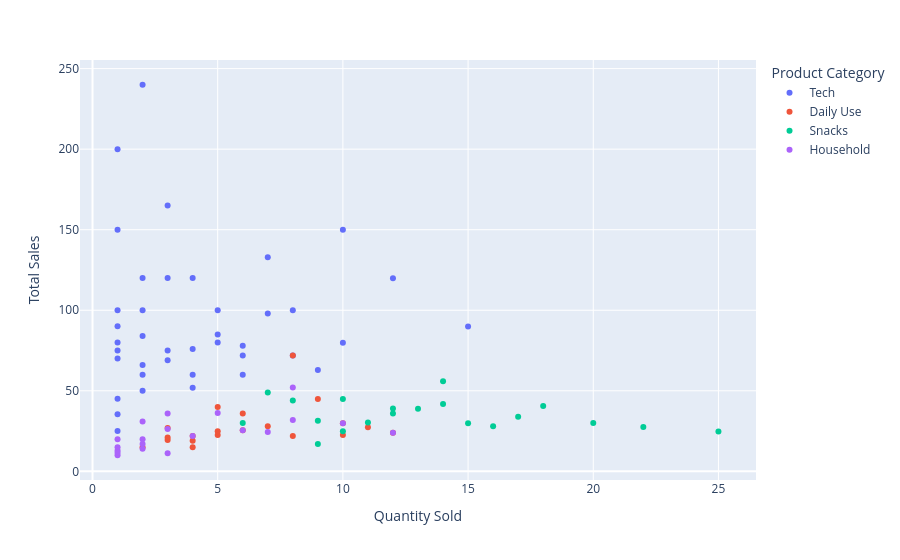

The cell this chart's notebook holds for it:
### Code cell
#plotly scatter plot for Revenue and quntity sold.
scatter_px= px.scatter(data_frame= df, x='Quantity Sold', y= 'Total Sales',
                       color='Product Category',
                       hover_data=['Price Per Unit','Shop Name'],
                       hover_name='Product Name')
scatter_px.show()

### Figure 1 — Plotly figure (JSON) as saved in the notebook; plotly's stock layout.template omitted (floating-point values rounded to 4 significant figures)
{"data": [{"customdata": [[25, "Urban Tech"], [8.99, "Metro Electronics"], [45, "Urban Tech"], [12.99, "Metro Electronics"], [35.5, "Urban Tech"], [14.99, "Metro Electronics"], [55, "Urban Tech"], [49.99, "Metro Electronics"], [9.99, "Urban Tech"], [89.99, "Metro Electronics"], [200.0, "Urban Tech"], [29.99, "Metro Electronics"], [42, "Urban Tech"], [75, "Metro Electronics"], [19.99, "Urban Tech"], [39.99, "Metro Electronics"], [5.99, "Urban Tech"], [9.99, "Metro Electronics"], [24.99, "Urban Tech"], [29.99, "Metro Electronics"], [150.0, "Urban Tech"], [11.99, "Metro Electronics"], [12.5, "Urban Tech"], [18.99, "Metro Electronics"], [7.99, "Urban Tech"], [15.99, "Metro Electronics"], [59.99, "Urban Tech"], [22.99, "Metro Electronics"], [18.99, "Urban Tech"], [12.99, "Metro Electronics"], [32.99, "Urban Tech"], [14.99, "Metro Electronics"], [6.99, "Urban Tech"], [69.99, "Metro Electronics"], [79.99, "Urban Tech"], [16.99, "Metro Electronics"], [24.99, "Urban Tech"], [13.99, "Metro Electronics"], [99.99, "Urban Tech"], [120.0, "Metro Electronics"]], "hovertemplate": "<b>%{hovertext}</b><br><br>Product Category=Tech<br>Quantity Sold=%{x}<br>Total Sales=%{y}<br>Price Per Unit=%{customdata[0]}<br>Shop Name=%{customdata[1]}<extra></extra>", "hovertext": ["Wireless Mouse", "USB Cable", "Bluetooth Headphones", "HDMI Cable", "Laptop Stand", "Phone Charger", "Keyboard", "Webcam", "Mouse Pad", "External Hard Drive", "Monitor", "Laptop Bag", "Wireless Keyboard", "Speaker System", "USB Hub", "Gaming Mouse", "Webcam Cover", "Screen Protector", "Laptop Cooler", "Power Bank", "Drawing Tablet", "Ethernet Cable", "Phone Holder", "Memory Card", "Cable Organizer", "Mouse", "Microphone", "Tablet Case", "LED Light Strip", "Stylus Pen", "Desk Lamp", "SD Card Reader", "Cable", "Router", "Monitor Arm", "Smart Watch Band", "Surge Protector", "Car Charger", "Docking Station", "Portable SSD"], "legendgroup": "Tech", "marker": {"color": "#636efa", "symbol": "circle"}, "mode": "markers", "name": "Tech", "orientation": "v", "showlegend": true, "type": "scatter", "x": [2, 8, 1, 4, 1, 10, 3, 2, 6, 1, 1, 2, 2, 1, 5, 3, 15, 12, 1, 4, 1, 6, 8, 7, 10, 5, 2, 3, 4, 6, 2, 4, 9, 1, 1, 5, 3, 7, 1, 2], "xaxis": "x", "y": [50.0, 71.92, 45.0, 51.96, 35.5, 149.9, 165.0, 99.98, 59.94, 89.99, 200.0, 59.98, 84.0, 75.0, 99.95, 120.0, 89.85, 119.9, 24.99, 120.0, 150.0, 71.94, 100.0, 132.9, 79.9, 79.95, 120.0, 68.97, 75.96, 77.94, 65.98, 59.96, 62.91, 69.99, 79.99, 84.95, 74.97, 97.93, 99.99, 240.0], "yaxis": "y"}, {"customdata": [[4.5, "Daily Grocer"], [2.25, "Daily Grocer"], [5.99, "Daily Grocer"], [3.99, "Daily Grocer"], [4.75, "Daily Grocer"], [6.5, "Daily Grocer"], [1.99, "Daily Grocer"], [8.99, "Daily Grocer"], [4.25, "Daily Grocer"], [4.99, "Daily Grocer"], [2.49, "Daily Grocer"], [7.99, "Daily Grocer"], [3.75, "Daily Grocer"], [6.99, "Daily Grocer"], [7.5, "Daily Grocer"], [4.99, "Daily Grocer"], [5.49, "Daily Grocer"], [8.99, "Daily Grocer"], [2.75, "Daily Grocer"], [2.99, "Daily Grocer"]], "hovertemplate": "<b>%{hovertext}</b><br><br>Product Category=Daily Use<br>Quantity Sold=%{x}<br>Total Sales=%{y}<br>Price Per Unit=%{customdata[0]}<br>Shop Name=%{customdata[1]}<extra></extra>", "hovertext": ["Organic Milk", "Fresh Bread", "Orange Juice", "Eggs", "Butter", "Cheese", "Yogurt", "Coffee", "Tea Bags", "Cereal", "Pasta", "Rice", "Salad Dressing", "Frozen Pizza", "Honey", "Jam", "Peanut Butter", "Maple Syrup", "Tomato Sauce", "Canned Soup"], "legendgroup": "Daily Use", "marker": {"color": "#EF553B", "symbol": "circle"}, "mode": "markers", "name": "Daily Use", "orientation": "v", "showlegend": true, "type": "scatter", "x": [5, 10, 6, 7, 4, 3, 12, 8, 6, 9, 11, 5, 4, 3, 2, 5, 4, 3, 8, 10], "xaxis": "x", "y": [22.5, 22.5, 35.94, 27.93, 19.0, 19.5, 23.88, 71.92, 25.5, 44.91, 27.39, 39.95, 15.0, 20.97, 15.0, 24.95, 21.96, 26.97, 22.0, 29.9], "yaxis": "y"}, {"customdata": [[2.99, "The Snack Shack"], [1.5, "The Snack Shack"], [1.99, "The Snack Shack"], [3.49, "The Snack Shack"], [2.25, "The Snack Shack"], [2.75, "The Snack Shack"], [3.99, "The Snack Shack"], [4.49, "The Snack Shack"], [6.99, "The Snack Shack"], [1.75, "The Snack Shack"], [2.99, "The Snack Shack"], [5.49, "The Snack Shack"], [3.25, "The Snack Shack"], [4.99, "The Snack Shack"], [2.49, "The Snack Shack"], [0.99, "The Snack Shack"], [1.99, "The Snack Shack"], [2.99, "The Snack Shack"], [1.25, "The Snack Shack"], [1.89, "The Snack Shack"]], "hovertemplate": "<b>%{hovertext}</b><br><br>Product Category=Snacks<br>Quantity Sold=%{x}<br>Total Sales=%{y}<br>Price Per Unit=%{customdata[0]}<br>Shop Name=%{customdata[1]}<extra></extra>", "hovertext": ["Potato Chips", "Chocolate Bar", "Granola Bar", "Popcorn", "Candy Mix", "Pretzels", "Cookies", "Trail Mix", "Beef Jerky", "Gummy Bears", "Crackers", "Nuts", "Protein Bar", "Ice Cream", "Licorice", "Mints", "Fruit Snacks", "Energy Drink", "Chewing Gum", "Sunflower Seeds"], "legendgroup": "Snacks", "marker": {"color": "#00cc96", "symbol": "circle"}, "mode": "markers", "name": "Snacks", "orientation": "v", "showlegend": true, "type": "scatter", "x": [12, 20, 15, 9, 18, 11, 14, 10, 7, 16, 13, 8, 12, 6, 10, 25, 17, 14, 22, 9], "xaxis": "x", "y": [35.88, 30.0, 29.85, 31.41, 40.5, 30.25, 55.86, 44.9, 48.93, 28.0, 38.87, 43.92, 39.0, 29.94, 24.9, 24.75, 33.83, 41.86, 27.5, 17.01], "yaxis": "y"}, {"customdata": [[3.75, "Pantry Essentials"], [9.99, "Pantry Essentials"], [6.5, "Pantry Essentials"], [7.25, "Pantry Essentials"], [2.99, "Pantry Essentials"], [5.49, "Pantry Essentials"], [12.99, "Pantry Essentials"], [15.5, "Pantry Essentials"], [8.75, "Pantry Essentials"], [3.5, "Pantry Essentials"], [6.99, "Pantry Essentials"], [4.25, "Pantry Essentials"], [9.99, "Pantry Essentials"], [3.99, "Pantry Essentials"], [11.99, "Pantry Essentials"], [1.99, "Pantry Essentials"], [8.5, "Pantry Essentials"], [14.99, "Pantry Essentials"], [19.99, "Pantry Essentials"], [11.5, "Pantry Essentials"]], "hovertemplate": "<b>%{hovertext}</b><br><br>Product Category=Household<br>Quantity Sold=%{x}<br>Total Sales=%{y}<br>Price Per Unit=%{customdata[0]}<br>Shop Name=%{customdata[1]}<extra></extra>", "hovertext": ["Dish Soap", "Laundry Detergent", "Paper Towels", "Trash Bags", "Sponges", "All-Purpose Cleaner", "Broom", "Mop", "Vacuum Bags", "Air Freshener", "Dustpan", "Gloves", "Bucket", "Scrub Brush", "Storage Bins", "Hangers", "Toilet Brush", "Dish Rack", "Shower Curtain", "Plunger"], "legendgroup": "Household", "marker": {"color": "#ab63fa", "symbol": "circle"}, "mode": "markers", "name": "Household", "orientation": "v", "showlegend": true, "type": "scatter", "x": [3, 2, 8, 5, 10, 4, 1, 2, 3, 7, 2, 6, 1, 8, 3, 12, 2, 1, 1, 1], "xaxis": "x", "y": [11.25, 19.98, 52.0, 36.25, 29.9, 21.96, 12.99, 31.0, 26.25, 24.5, 13.98, 25.5, 9.99, 31.92, 35.97, 23.88, 17.0, 14.99, 19.99, 11.5], "yaxis": "y"}], "layout": {"legend": {"title": {"text": "Product Category"}, "tracegroupgap": 0}, "margin": {"t": 60}, "xaxis": {"anchor": "y", "domain": [0, 1], "title": {"text": "Quantity Sold"}}, "yaxis": {"anchor": "x", "domain": [0, 1], "title": {"text": "Total Sales"}}}}
